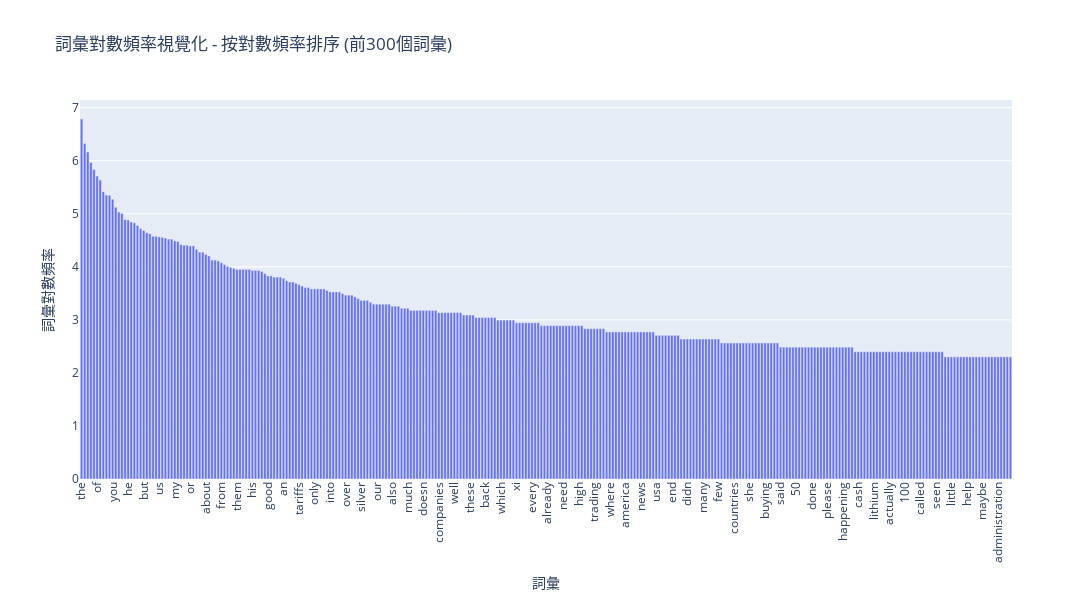

The notebook cell saved with this chart:
### Code cell
# 創建包含詞彙、對數頻率和排名的DataFrame
terms_log_data = []
for i, term in enumerate(count_vect.get_feature_names_out()):
    terms_log_data.append({
        'terms': term,
        'log_frequency': term_frequencies_log[i],
        'rank': i + 1
    })

df_terms_log = pd.DataFrame(terms_log_data)

# 根據對數頻率排序（由高到低）
df_sorted_log = df_terms_log.sort_values('log_frequency', ascending=False).reset_index(drop=True)
df_sorted_log['rank'] = range(1, len(df_sorted_log) + 1)

# 取前300個詞彙進行視覺化
df_sorted_log_top300 = df_sorted_log.head(300)

# 根據對數頻率排序詞彙（由高到低）
fig_terms_sorted_log = px.bar(df_sorted_log_top300, 
                              x='terms', 
                              y='log_frequency',
                              title='詞彙對數頻率視覺化 - 按對數頻率排序 (前300個詞彙)',
                              labels={'terms': '詞彙', 'log_frequency': '詞彙對數頻率'},
                              hover_data={'log_frequency': True, 'rank': True})

fig_terms_sorted_log.update_layout(
    width=1200,
    height=600,
    xaxis_tickangle=-90,
    showlegend=False
)

fig_terms_sorted_log.show()

# 對數分佈的統計分析
top_300_log_frequencies = df_sorted_log_top300['log_frequency'].values
top_300_log_terms = df_sorted_log_top300['terms'].values

# 計算前10%和後10%詞彙的平均對數頻率
top_10_percent_count_log = int(300 * 0.1)
top_10_percent_avg_log = np.mean(top_300_log_frequencies[:top_10_percent_count_log])
bottom_10_percent_avg_log = np.mean(top_300_log_frequencies[-top_10_percent_count_log:])

print(f"\n對數頻率長尾效應分析:")
print(f"前10%詞彙的平均對數頻率: {top_10_percent_avg_log:.2f}")
print(f"後10%詞彙的平均對數頻率: {bottom_10_percent_avg_log:.2f}")
print(f"對數頻率差異: {top_10_percent_avg_log - bottom_10_percent_avg_log:.2f}")
print(f"最高對數頻率詞彙: '{top_300_log_terms[0]}' (對數頻率: {top_300_log_frequencies[0]:.2f})")
print(f"第300高對數頻率詞彙: '{top_300_log_terms[299]}' (對數頻率: {top_300_log_frequencies[299]:.2f})")

# 觀察到的差異和洞察：
print("\n=== 對數分佈與原始頻率分佈的差異分析 ===")
print("1. 視覺化差異:")
print("   - 對數轉換後，高頻率和低頻率詞彙之間的差距被壓縮")
print("   - 原本極端的長尾分佈變得更加平滑和易於觀察")
print("   - y軸的尺度從數千級別變為個位數級別")

print("\n2. 分佈特性:")
print("   - 原始頻率呈現典型的冪律分佈（Power Law）")
print("   - 對數轉換後呈現更接近線性的遞減趨勢")
print("   - 有助於識別中等頻率詞彙的重要性")

print("\n3. 實際洞察:")
print("   - 對數分佈有助於平衡高頻和低頻詞彙的重要性")
print("   - 在信息檢索中，TF-IDF等算法就使用了對數轉換")
print("   - 對數轉換可以減少極高頻詞彙（如停用詞）的主導效應")
print("   - 更容易識別具有中等重要性但被高頻詞彙掩蓋的詞彙")

print("\n4. 應用場景:")
print("   - 文本分析：平衡詞彙重要性，避免高頻詞主導")
print("   - 特徵工程：對數轉換常用於處理偏態分佈的特徵")
print("   - 資料視覺化：使極端值的影響降低，更易於觀察整體模式")

### Figure 1 — Plotly figure (JSON) as saved in the notebook; plotly's stock layout.template omitted (floating-point values rounded to 4 significant figures; data arrays with more than 128 entries replaced by an {"elided": "..."} marker saying what was removed)
{"data": [{"customdata": {"elided": "300x1 int values"}, "hovertemplate": "詞彙=%{x}<br>詞彙對數頻率=%{y}<br>rank=%{customdata[0]}<extra></extra>", "legendgroup": "", "marker": {"color": "#636efa", "pattern": {"shape": ""}}, "name": "", "orientation": "v", "showlegend": false, "textposition": "auto", "type": "bar", "x": {"elided": "300 str values"}, "xaxis": "x", "y": {"elided": "300 float values"}, "yaxis": "y"}], "layout": {"barmode": "relative", "height": 600, "legend": {"tracegroupgap": 0}, "showlegend": false, "title": {"text": "詞彙對數頻率視覺化 - 按對數頻率排序 (前300個詞彙)"}, "width": 1200, "xaxis": {"anchor": "y", "domain": [0, 1], "tickangle": -90, "title": {"text": "詞彙"}}, "yaxis": {"anchor": "x", "domain": [0, 1], "title": {"text": "詞彙對數頻率"}}}}
